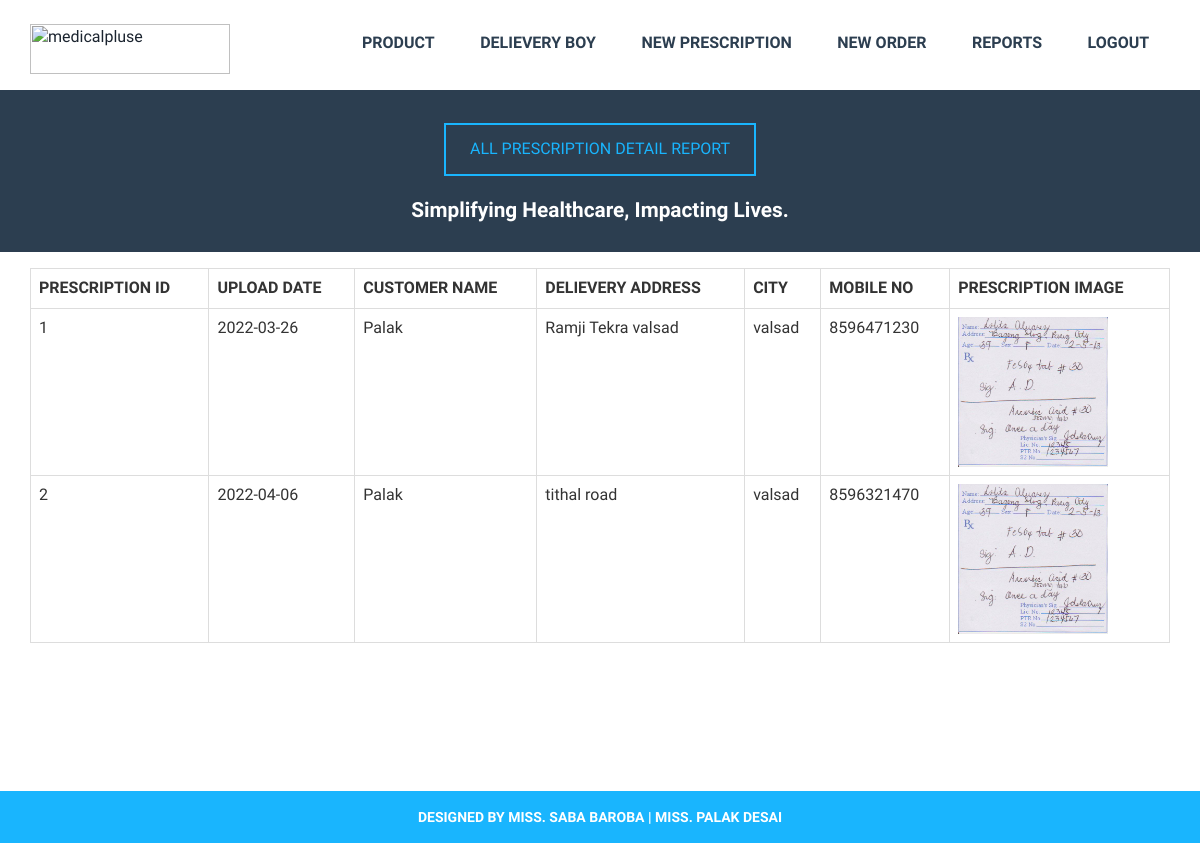
Screenshot of /dis_view_all_prescription_report.php (signed in) with the database file from the repository.
### tables this page shows
CREATE TABLE IF NOT EXISTS `prescription_detail` (
  `prescription_id` int(10) NOT NULL,
  `upload_date` date NOT NULL,
  `customer_id` int(10) NOT NULL,
  `del_address` varchar(200) NOT NULL,
  `city` varchar(50) NOT NULL,
  `del_mobile_no` varchar(10) NOT NULL,
  `prescription_path` varchar(50) NOT NULL,
  `status` int(1) NOT NULL,
  PRIMARY KEY (`prescription_id`)
);

CREATE TABLE IF NOT EXISTS `customer_detail` (
  `customer_id` int(10) NOT NULL,
  `customer_name` varchar(50) NOT NULL,
  `address` varchar(200) NOT NULL,
  `city` varchar(50) NOT NULL,
  `mobile_no` varchar(10) NOT NULL,
  `gender` varchar(7) NOT NULL,
  `email_id` varchar(50) NOT NULL,
  `pwd` varchar(10) NOT NULL,
  PRIMARY KEY (`customer_id`)
);

### dis_view_all_prescription_report.php (the view, shortened to what this page needs)
<?php
include("dis_header.php");
?>
		<div class="team-grids-caption">
								<div class="container">
									<div class="team-grids-caption-left">
										<center>
										<a class="team-btn" href="#">ALL PRESCRIPTION DETAIL REPORT</a>
										<h4><br/>Simplifying Healthcare, Impacting Lives.</h4></center>
									</div>
									<div class="clearfix"> </div>
								</div>
							</div>
		<div class="contact">
				<div class="container">
					<div class="row">
						<div class="col-md-12">
						<?php
						$disid=$_SESSION['disid'];
						$res1=mysql_query("select * from prescription_detail where city=(select city from distributor_regis where dis_id='$disid')");
						if(mysql_num_rows($res1)>0)
						{
							echo "<table class='table table-bordered'>
									<tr>
										<th>PRESCRIPTION ID</th>
										<th>UPLOAD DATE</th>
										<th>CUSTOMER NAME</th>
										<th>DELIEVERY ADDRESS</th>
										<th>CITY</th>
										<th>MOBILE NO</th>
										<th>PRESCRIPTION IMAGE</th>
									</tr>";
							while($r1=mysql_fetch_array($res1))
							{
								echo "<tr>";
								echo "<td>$r1[0]</td>";
								echo "<td>$r1[1]</td>";
								$res2=mysql_query("select * from customer_detail where customer_id='$r1[2]'");
								$r2=mysql_fetch_array($res2);
								echo "<td>$r2[1]</td>";
								echo "<td>$r1[3]</td>";
								echo "<td>$r1[4]</td>";
								echo "<td>$r1[5]</td>";
								echo "<td><a href='$r1[6]' target='_blank'><img src='$r1[6]' style='width:150px; height:150px;'></a></td>";
								echo "</tr>";
							}
							echo "</table>";
						}else{
							echo "<h2>No New Record Found</h2><br/><br/><br/><br/><br/><br/>";
						}
						?>
						</div>
					</div>
				</div>
			</div>
<?php
include("footer.php");
?>

### css/style.css (style rules this page uses)
html, body { font-family: 'Arimo', sans-serif; font-size: 100%; background: #FFf; }
body a { transition:0.5s all; -webkit-transition:0.5s all; -moz-transition:0.5s all; -o-transition:0.5s all; -ms-transition:0.5s all; }
.team-grids-caption { background:#f2f2f2; padding:1.5em 0; }
.team-grids-caption-left { float: left; width: 77%; margin-top: 0.38em; }
.team-grids-caption-left h4 { color:#2C3E50; font-weight:700; font-size:1.3em; margin:0; padding:0 0 0.3em 0; }
.team-grids-caption { background:#2C3E50; padding:1.5em 0; }
.team-grids-caption-left { float: left; width: 100%; margin-top: 0.38em; }
.team-grids-caption-left h4 { color:#FFF; font-weight:700; font-size:1.3em; margin:0; padding:0 0 0.3em 0; }
a.team-btn { border: 2px solid #19b5fe; text-transform: uppercase; padding: 0.8em 1.5em; margin-top: 0.2em; display: inline-block; color: #19b5fe; text-decoration: none; }
.contact { padding: 1em 0 8em; }

### rows the page displays
prescription_detail: prescription_id "1", upload_date "2022-03-26", customer.customer_name "Palak", del_address "Ramji Tekra valsad", city "valsad", del_mobile_no "8596471230", prescription_path (picture)
prescription_detail: prescription_id "2", upload_date "2022-04-06", customer.customer_name "Palak", del_address "tithal road", city "valsad", del_mobile_no "8596321470", prescription_path (picture)
